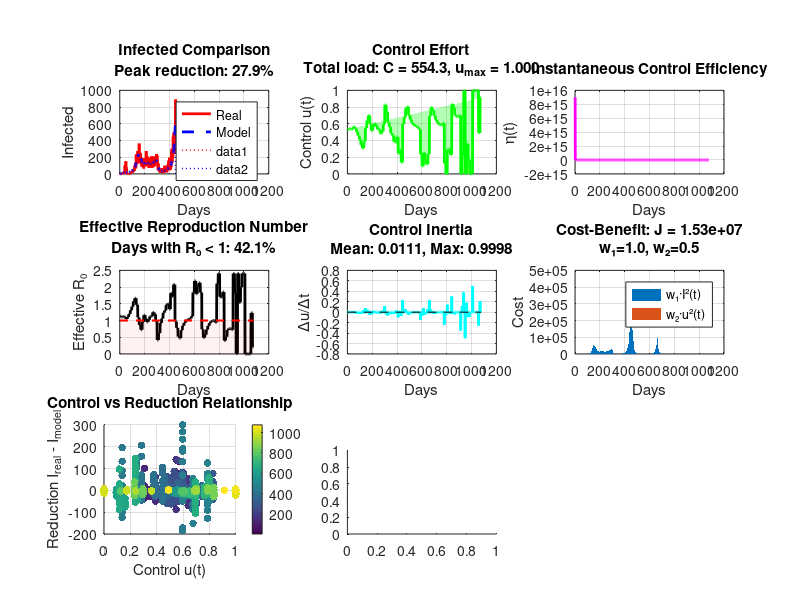

This chart was generated by the following MATLAB code: (Note: this script raises an error after producing the figure.)
%% ============================================================
% CONTROL EFFICACY ANALYSIS
% Efficiency metrics according to specifications 1-6
% ============================================================

function Analysis_Efficacy_Control_Villavicencio()
    % Analysis_Efficacy_Control_Villavicencio: Analyzes control efficacy from SEIR model
    %                                           with optimal control for Villavicencio.
    %
    % INPUTS:
    %   - Requires 'results_control_SEIR_Villavicencio.mat' file containing structure
    %     with fields: I_real, I_seir, u_opt, R0_opt, beta_opt
    %
    % OUTPUTS:
    %   - Saves 'Results_Efficacy_Control_Villavicencio.mat' with all efficacy metrics
    %   - Generates 'Efficacy_Analysis_Control_Villavicencio.png' with 9 subplots
    %   - Generates 'Weight_Sensitivity.png' with weight sensitivity analysis
    %   - Prints comprehensive report with interpretation and recommendations
    %
    % METRICS CALCULATED:
    %   1. Total control load: C = ∫u(t)dt
    %   2. Control efficiency: η = (I_max_real - I_max_model)/C
    %   3. Days with R₀ < 1 and percentage
    %   4. Peak control: u_max
    %   5. Control inertia: temporal variation of u
    %   6. Cost-benefit: J = ∫(w₁·I² + w₂·u²)dt

    clear; close all; clc;
    fprintf('=== CONTROL EFFICACY ANALYSIS ===\n');

    %% 1. LOAD CONTROL MODEL DATA
    fprintf('\n1. Loading SEIR control model data...\n');
    load('Results_Control_SEIR_Villavicencio.mat');

    % Extract necessary variables
    I_real = Results_Control_SEIR_Villavicencio.I_real;
    I_model = Results_Control_SEIR_Villavicencio.I_seir;
    u_opt = Results_Control_SEIR_Villavicencio.u_opt;
    R0_t = Results_Control_SEIR_Villavicencio.R0_opt;
    beta_t = Results_Control_SEIR_Villavicencio.beta_opt;

    T = length(I_real);
    t = 1:T;

    %% 2. EFFICACY METRICS CALCULATION
    fprintf('\n2. Calculating efficacy metrics...\n');

    % 1. TOTAL CONTROL LOAD
    C = trapz(t, u_opt);  % Integral of u(t) dt
    fprintf('   Total control load: C = %.2f\n', C);

    % 2. CONTROL EFFICIENCY
    I_max_real = max(I_real);
    I_max_model = max(I_model);
    if C > 0
        eta = (I_max_real - I_max_model) / C;
    else
        eta = 0;
    end
    fprintf('   Control efficiency: η = %.4f\n', eta);
    fprintf('     I_max_real = %.0f, I_max_model = %.0f\n', I_max_real, I_max_model);

    % 3. DAYS WITH R₀ < 1
    days_R0_less_1 = sum(R0_t < 1);
    percentage_controlled = 100 * days_R0_less_1 / T;
    fprintf('   Days with R₀ < 1: %d/%d (%.1f%%)\n', days_R0_less_1, T, percentage_controlled);

    % 4. CONTROL PEAK
    u_max = max(u_opt);
    fprintf('   Control peak: u_max = %.4f\n', u_max);

    % 5. CONTROL INERTIA (temporal variation)
    if T > 1
        delta_u = diff(u_opt);
        delta_t = diff(t);
        mean_inertia = mean(abs(delta_u ./ delta_t));
        max_inertia = max(abs(delta_u ./ delta_t));
        std_inertia = std(abs(delta_u ./ delta_t));
    else
        mean_inertia = 0;
        max_inertia = 0;
        std_inertia = 0;
    end
    fprintf('   Control inertia:\n');
    fprintf('     Mean: %.4f, Max: %.4f, Std. Dev: %.4f\n', mean_inertia, max_inertia, std_inertia);

    % 6. COST-BENEFIT (cost functional)
    % Weights - adjust according to priorities
    w1 = 1.0;  % Weight for infected
    w2 = 0.5;  % Weight for control

    J = trapz(t, w1 * I_model.^2 + w2 * u_opt.^2);
    fprintf('   Cost-benefit (J): %.2e\n', J);
    fprintf('     (w1=%.2f, w2=%.2f)\n', w1, w2);

    %% 3. ADDITIONAL ANALYSIS (optional)
    fprintf('\n3. Additional analysis...\n');

    % Time to peak
    [~, idx_peak_real] = max(I_real);
    [~, idx_peak_model] = max(I_model);
    fprintf('   Peak day - Real: %d, Model: %d\n', idx_peak_real, idx_peak_model);

    % Peak percentage reduction
    peak_reduction = 100 * (I_max_real - I_max_model) / I_max_real;
    fprintf('   Peak reduction: %.1f%%\n', peak_reduction);

    % Control efficacy in different phases
    phases = floor(T/3);
    if phases >= 3
        fprintf('\n   Efficacy by phase:\n');
        for phase = 1:3
            start_idx = (phase-1)*phases + 1;
            end_idx = min(phase*phases, T);
            C_phase = trapz(t(start_idx:end_idx), u_opt(start_idx:end_idx));
            reduction_phase = mean(I_real(start_idx:end_idx) - I_model(start_idx:end_idx));
            if C_phase > 0
                eta_phase = reduction_phase / C_phase;
            else
                eta_phase = 0;
            end
            fprintf('     Phase %d (days %d-%d): η = %.4f\n', ...
                phase, start_idx, end_idx, eta_phase);
        end
    end

    %% 4. VISUALIZATION OF RESULTS
    fprintf('\n4. Generating visualizations...\n');

    figure('Position', [100, 100, 1400, 900]);

    % Subplot 1: Comparison of real vs model infected
    subplot(3, 3, 1);
    plot(t, I_real, 'r-', 'LineWidth', 2, 'DisplayName', 'Real');
    hold on;
    plot(t, I_model, 'b--', 'LineWidth', 2, 'DisplayName', 'Model');
    plot([idx_peak_real, idx_peak_real], [0, I_max_real], 'r:', 'LineWidth', 1);
    plot([idx_peak_model, idx_peak_model], [0, I_max_model], 'b:', 'LineWidth', 1);
    xlabel('Days');
    ylabel('Infected');
    title(sprintf('Infected Comparison\nPeak reduction: %.1f%%', peak_reduction));
    legend('Location', 'best');
    grid on;

    % Subplot 2: Optimal control u(t)
    subplot(3, 3, 2);
    plot(t, u_opt, 'g-', 'LineWidth', 2);
    hold on;
    fill(t, u_opt, 'g', 'FaceAlpha', 0.3, 'EdgeColor', 'none');
    xlabel('Days');
    ylabel('Control u(t)');
    title(sprintf('Control Effort\nTotal load: C = %.1f, u_{max} = %.3f', C, u_max));
    grid on;

    % Subplot 3: Cumulative efficiency
    subplot(3, 3, 3);
    I_diff = I_real - I_model;
    C_cum = cumtrapz(t, u_opt);
    if C_cum(end) > 0
        eta_cum = I_diff ./ (C_cum + eps);
    else
        eta_cum = zeros(size(t));
    end
    plot(t, eta_cum, 'm-', 'LineWidth', 2);
    xlabel('Days');
    ylabel('η(t)');
    title('Instantaneous Control Efficiency');
    grid on;

    % Subplot 4: Effective R₀
    subplot(3, 3, 4);
    plot(t, R0_t, 'k-', 'LineWidth', 2);
    hold on;
    plot([1, T], [1, 1], 'r--', 'LineWidth', 1.5);
    fill([1, T, T, 1], [1, 1, 0, 0], 'r', 'FaceAlpha', 0.05, 'EdgeColor', 'none');
    xlabel('Days');
    ylabel('Effective R₀');
    title(sprintf('Effective Reproduction Number\nDays with R₀ < 1: %.1f%%', percentage_controlled));
    grid on;

    % Subplot 5: Control inertia (derivative)
    subplot(3, 3, 5);
    if T > 1
        du_dt = gradient(u_opt, t);
        plot(t, du_dt, 'c-', 'LineWidth', 2);
        hold on;
        plot([1, T], [0, 0], 'k--', 'LineWidth', 0.5);
        xlabel('Days');
        ylabel('Δu/Δt');
        title(sprintf('Control Inertia\nMean: %.4f, Max: %.4f', mean_inertia, max_inertia));
        grid on;
    else
        text(0.5, 0.5, 'Insufficient data', 'HorizontalAlignment', 'center');
    end

    % Subplot 6: Cost-benefit by component
    subplot(3, 3, 6);
    cost_infected = w1 * I_model.^2;
    cost_control = w2 * u_opt.^2;
    area(t, [cost_infected; cost_control]', 'LineStyle', 'none');
    xlabel('Days');
    ylabel('Cost');
    title(sprintf('Cost-Benefit: J = %.2e\nw₁=%.1f, w₂=%.1f', J, w1, w2));
    legend('w₁·I²(t)', 'w₂·u²(t)', 'Location', 'best');
    grid on;

    % Subplot 7: Control-Reduction relationship
    subplot(3, 3, 7);
    scatter(u_opt, I_diff, 30, t, 'filled');
    xlabel('Control u(t)');
    ylabel('Reduction I_{real} - I_{model}');
    title('Control vs Reduction Relationship');
    colorbar;
    grid on;

    % Subplot 8: Control distribution
    subplot(3, 3, 8);
    histogram(u_opt, 20, 'FaceColor', 'g', 'FaceAlpha', 0.7);
    xlabel('Control value u(t)');
    ylabel('Frequency');
    title('Control Effort Distribution');
    grid on;

    % Subplot 9: Metrics summary
    subplot(3, 3, 9);
    axis off;
    text_str = {
        sprintf('EFFICACY SUMMARY'),
        sprintf('========================'),
        sprintf('Total load: C = %.1f', C),
        sprintf('Efficiency: η = %.4f', eta),
        sprintf('R₀ < 1: %.1f%%', percentage_controlled),
        sprintf('Control peak: u_{max} = %.3f', u_max),
        sprintf('Mean inertia: %.4f', mean_inertia),
        sprintf('Cost-benefit: J = %.2e', J),
        sprintf('Peak reduction: %.1f%%', peak_reduction),
        sprintf('Analysis days: %d', T)
    };
    text(0.1, 0.5, text_str, 'VerticalAlignment', 'middle', ...
        'FontSize', 10, 'FontName', 'FixedWidth');

    %% 5. SAVE RESULTS
    fprintf('\n5. Saving results...\n');

    % Create results structure
    Results_Efficacy_Control_Villavicencio = struct();
    Results_Efficacy_Control_Villavicencio.metrics = struct();

    % Main metrics
    Results_Efficacy_Control_Villavicencio.metrics.C = C;
    Results_Efficacy_Control_Villavicencio.metrics.eta = eta;
    Results_Efficacy_Control_Villavicencio.metrics.percentage_R0_less_1 = percentage_controlled;
    Results_Efficacy_Control_Villavicencio.metrics.u_max = u_max;
    Results_Efficacy_Control_Villavicencio.metrics.mean_inertia = mean_inertia;
    Results_Efficacy_Control_Villavicencio.metrics.max_inertia = max_inertia;
    Results_Efficacy_Control_Villavicencio.metrics.std_inertia = std_inertia;
    Results_Efficacy_Control_Villavicencio.metrics.J = J;
    Results_Efficacy_Control_Villavicencio.metrics.w1 = w1;
    Results_Efficacy_Control_Villavicencio.metrics.w2 = w2;

    % Additional metrics
    Results_Efficacy_Control_Villavicencio.metrics.I_max_real = I_max_real;
    Results_Efficacy_Control_Villavicencio.metrics.I_max_model = I_max_model;
    Results_Efficacy_Control_Villavicencio.metrics.peak_reduction = peak_reduction;
    Results_Efficacy_Control_Villavicencio.metrics.days_R0_less_1 = days_R0_less_1;
    Results_Efficacy_Control_Villavicencio.metrics.total_days = T;

    % Time vectors
    Results_Efficacy_Control_Villavicencio.t = t;
    Results_Efficacy_Control_Villavicencio.I_real = I_real;
    Results_Efficacy_Control_Villavicencio.I_model = I_model;
    Results_Efficacy_Control_Villavicencio.u_opt = u_opt;
    Results_Efficacy_Control_Villavicencio.R0_t = R0_t;
    Results_Efficacy_Control_Villavicencio.eta_cum = eta_cum;

    % Save to file
    save('Results_Efficacy_Control_Villavicencio.mat', 'Results_Efficacy_Control_Villavicencio');
    fprintf('   Results saved in: Results_Efficacy_Control_Villavicencio.mat\n');

    % Save figure
    saveas(gcf, 'Efficacy_Analysis_Control_Villavicencio.png');
    fprintf('   Figure saved as: Efficacy_Analysis_Control_Villavicencio.png\n');

    %% 6. WEIGHT SENSITIVITY ANALYSIS (optional)
    fprintf('\n6. Weight sensitivity analysis w1, w2...\n');

    w1_range = [0.1, 0.5, 1.0, 2.0, 5.0];
    w2_range = [0.1, 0.5, 1.0, 2.0, 5.0];

    sensitivity = zeros(length(w1_range), length(w2_range));

    fprintf('\n   J(w1,w2) sensitivity matrix:\n');
    fprintf('   w2\\w1 ');
    fprintf('%6.1f ', w1_range);
    fprintf('\n');

    for i = 1:length(w1_range)
        for j = 1:length(w2_range)
            J_ij = trapz(t, w1_range(i) * I_model.^2 + w2_range(j) * u_opt.^2);
            sensitivity(i, j) = J_ij;
        end
    end

    % Display matrix
    for j = 1:length(w2_range)
        fprintf('   %4.1f  ', w2_range(j));
        for i = 1:length(w1_range)
            fprintf('%8.2e ', sensitivity(i, j));
        end
        fprintf('\n');
    end

    % Sensitivity figure
    figure('Position', [100, 100, 800, 600]);
    [W1, W2] = meshgrid(w1_range, w2_range);
    surf(W1, W2, sensitivity');
    xlabel('w₁ (infected weight)');
    ylabel('w₂ (control weight)');
    zlabel('J(w₁,w₂)');
    title('Cost-Benefit Sensitivity to Weights');
    grid on;
    colorbar;
    saveas(gcf, 'Weight_Sensitivity.png');

    %% 7. FINAL REPORT
    fprintf('\n========================================\n');
    fprintf('EFFICACY ANALYSIS COMPLETED\n');
    fprintf('========================================\n');
    fprintf('\nMAIN METRICS:\n');
    fprintf('-------------------\n');
    fprintf('1. Total control load: C = %.2f\n', C);
    fprintf('2. Control efficiency: η = %.4f\n', eta);
    fprintf('3. %% time with R₀ < 1: %.1f%%\n', percentage_controlled);
    fprintf('4. Control peak: u_max = %.4f\n', u_max);
    fprintf('5. Mean inertia: Δu/Δt = %.4f\n', mean_inertia);
    fprintf('6. Cost-benefit: J = %.2e\n', J);

    fprintf('\nINTERPRETATION:\n');
    fprintf('---------------\n');
    if eta > 0
        fprintf('• EFFECTIVE control (η > 0): each control unit reduces %.4f infected\n', eta);
    else
        fprintf('• INEFFECTIVE control (η ≤ 0): reconsider strategy\n');
    end

    if percentage_controlled > 50
        fprintf('• SUSTAINABLE control (R₀<1 more than 50%% of the time)\n');
    else
        fprintf('• INSUFFICIENT control (needs more effort)\n');
    end

    if u_max < 0.7
        fprintf('• REALISTIC control (u_max < 70%%)\n');
    else
        fprintf('• DEMANDING control (u_max ≥ 70%%, may be difficult to implement)\n');
    end

    fprintf('\nRECOMMENDATIONS:\n');
    fprintf('----------------\n');
    if mean_inertia > 0.05
        fprintf('• Reduce control variability (high inertia)\n');
    end
    if C > 100
        fprintf('• Consider economic cost (high total load)\n');
    end
    if peak_reduction < 30
        fprintf('• Improve effectiveness to reduce epidemic peak\n');
    end

    fprintf('\n========================================\n');
end
